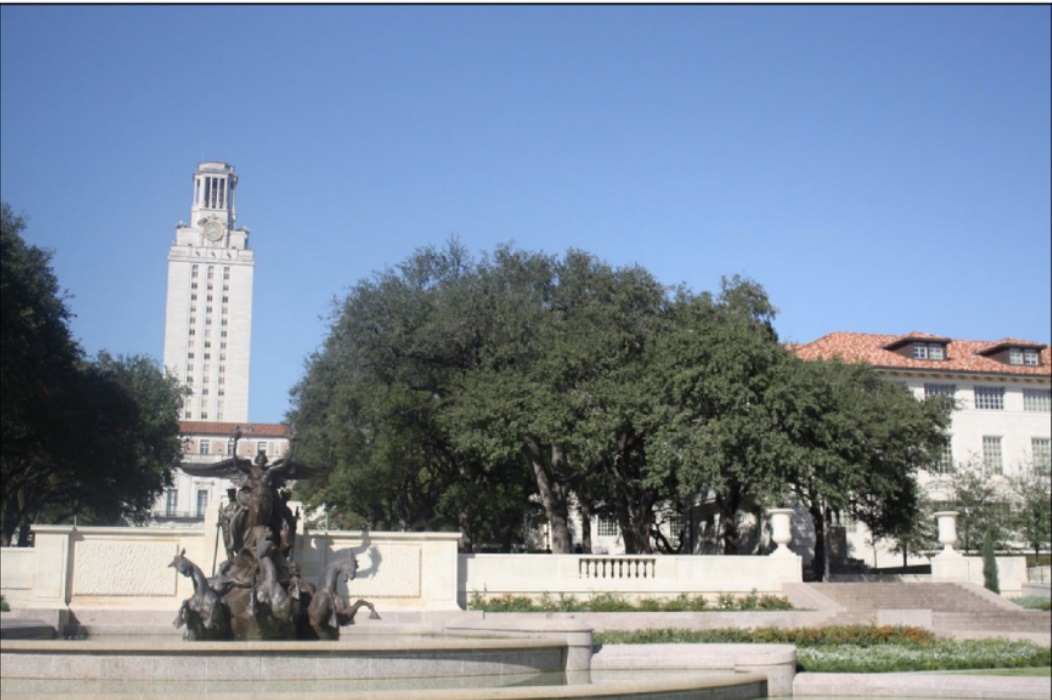
#> input picture Assignment 4/image 1.jpg, 1052 x 700 px
$ jupyter execute 'Question 1.ipynb'
#> lines starting #> are read from the running program, lines starting #| are printed output that depends on the picture
# 1.Importing libraries

[cell 1]
#Importing Libraries
import matplotlib.pyplot as plt
import cv2
import os
import numpy as np

#Necessary functions
def create_panorama(img1, img2):
    '''
    Combines two images into a single panorama.

    Parameters:
        img1 (numpy.ndarray): The first input image.
        img2 (numpy.ndarray): The second input image.

    Returns:
        numpy.ndarray: The resulting panorama image.
    '''

    panorama = None
    images = [img1, img2]
    stitcher = cv2.Stitcher_create()
    (status, panorama) = stitcher.stitch(images)

    return panorama

# Load two images
image1 = cv2.imread('image 1.jpg')
#> image1 is the input picture: shape (700, 1052, 3); mean B, G, R 156.7, 139.1, 124.8
image2 = cv2.imread('image 2.jpg')
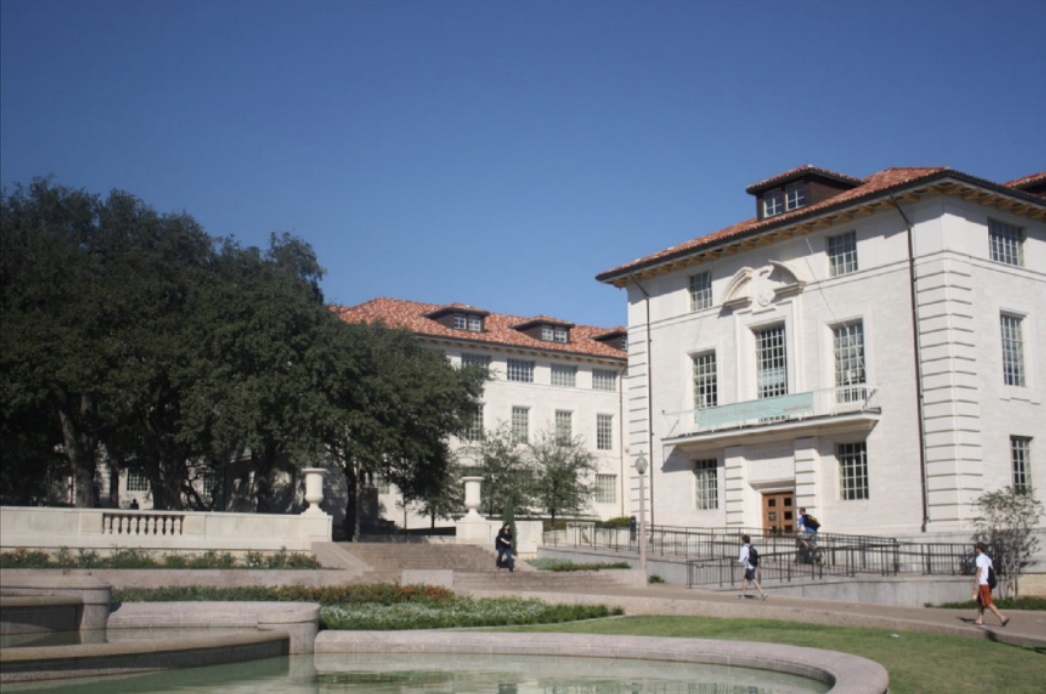
#> input picture Assignment 4/image 2.jpg, 1046 x 694 px
#> image2 is the input picture: shape (694, 1046, 3); mean B, G, R 130.4, 118, 109.5

# Create the panorama
resulting_panorama = create_panorama(image1, image2)
#> in create_panorama, `(status, panorama) = stitcher.stitch(images)`:
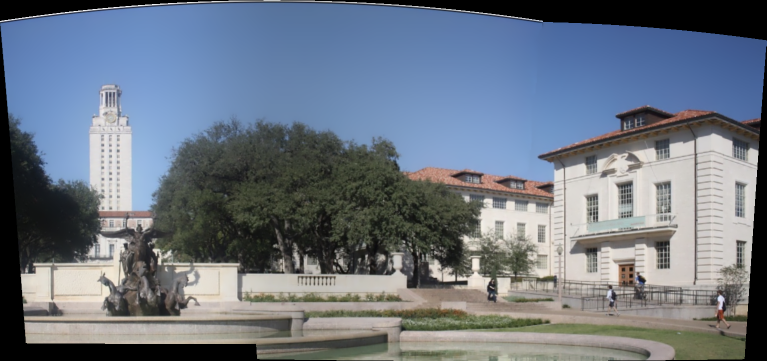
#> panorama: shape (722, 1533, 3) (shown at 1/2 size); mean of channels 0, 1, 2 130.7, 118, 108.5; drawn as B, G, R
#> in create_panorama, `(status, panorama) = stitcher.stitch(images)`: status = 0

#Show the output
plt.figure(figsize=(25, 16))
plt.imshow(cv2.cvtColor(resulting_panorama, cv2.COLOR_BGR2RGB))
plt.axis('off')
plt.title('Panorama Result', fontsize=30)
plt.show()
